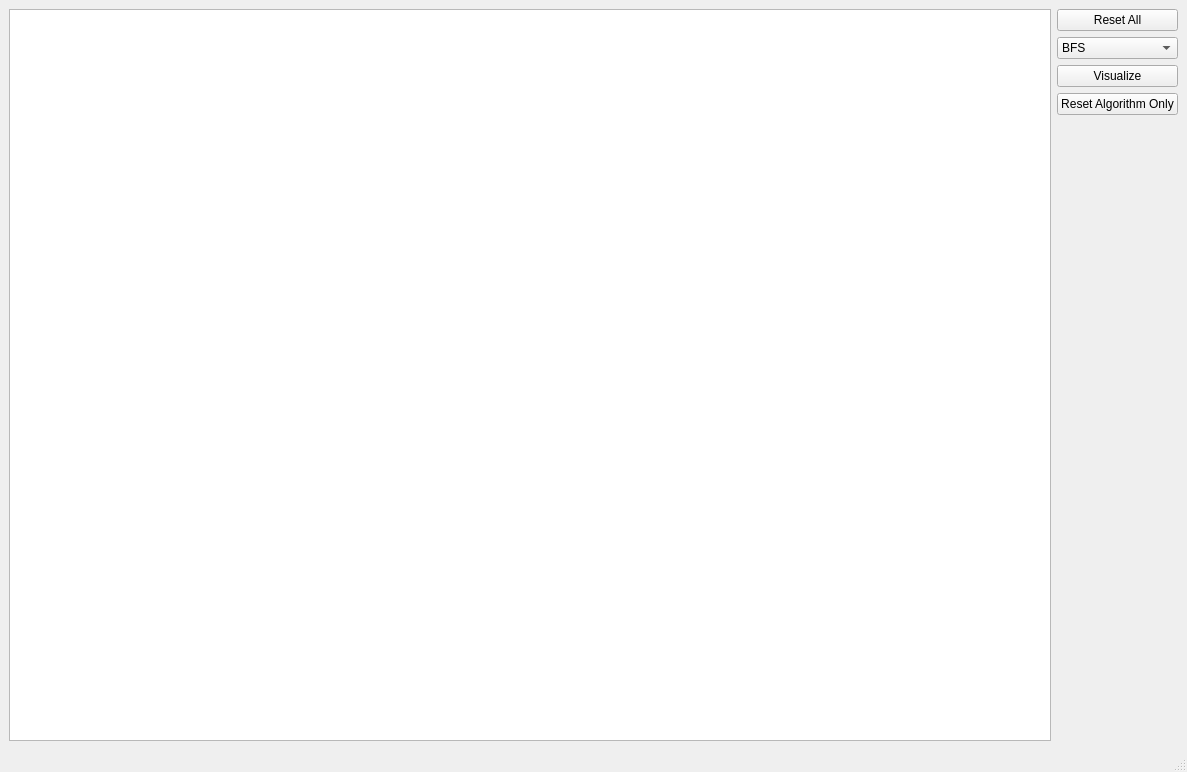
<?xml version="1.0" encoding="UTF-8"?>
<ui version="4.0">
 <class>MainWindow</class>
 <widget class="QMainWindow" name="MainWindow">
  <property name="geometry">
   <rect>
    <x>0</x>
    <y>0</y>
    <width>1187</width>
    <height>772</height>
   </rect>
  </property>
  <property name="windowTitle">
   <string>MainWindow</string>
  </property>
  <widget class="QWidget" name="centralwidget">
   <layout class="QGridLayout" name="gridLayout">
    <item row="2" column="1">
     <widget class="QPushButton" name="go">
      <property name="text">
       <string>Visualize</string>
      </property>
     </widget>
    </item>
    <item row="0" column="1">
     <widget class="QPushButton" name="start_btn">
      <property name="text">
       <string>Reset All</string>
      </property>
     </widget>
    </item>
    <item row="1" column="1">
     <widget class="QComboBox" name="algorithm">
      <property name="layoutDirection">
       <enum>Qt::LeftToRight</enum>
      </property>
      <item>
       <property name="text">
        <string>BFS</string>
       </property>
      </item>
      <item>
       <property name="text">
        <string>DFS</string>
       </property>
      </item>
      <item>
       <property name="text">
        <string>A*</string>
       </property>
      </item>
     </widget>
    </item>
    <item row="0" column="0" rowspan="8">
     <widget class="QGraphicsView" name="graphicsView"/>
    </item>
    <item row="3" column="1">
     <widget class="QPushButton" name="reset_algorithm">
      <property name="text">
       <string>Reset Algorithm Only</string>
      </property>
     </widget>
    </item>
    <item row="4" column="1">
     <widget class="QLabel" name="steps_label">
      <property name="text">
       <string/>
      </property>
     </widget>
    </item>
   </layout>
  </widget>
  <widget class="QMenuBar" name="menubar">
   <property name="geometry">
    <rect>
     <x>0</x>
     <y>0</y>
     <width>1187</width>
     <height>21</height>
    </rect>
   </property>
  </widget>
  <widget class="QStatusBar" name="statusbar"/>
 </widget>
 <resources/>
 <connections/>
</ui>
